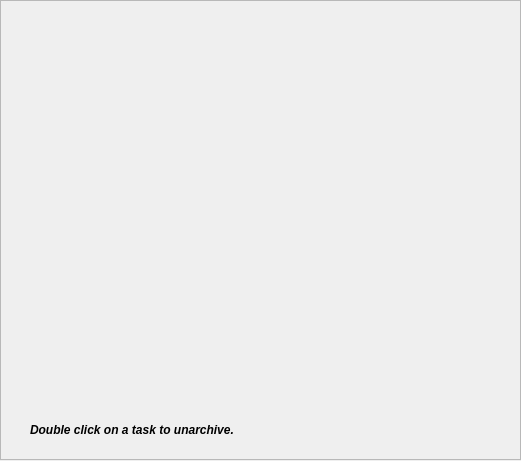
<?xml version="1.0" encoding="UTF-8"?>
<ui version="4.0">
 <class>archived</class>
 <widget class="QWidget" name="archived">
  <property name="geometry">
   <rect>
    <x>0</x>
    <y>0</y>
    <width>521</width>
    <height>461</height>
   </rect>
  </property>
  <property name="windowTitle">
   <string>Form</string>
  </property>
  <widget class="QFrame" name="frame">
   <property name="geometry">
    <rect>
     <x>0</x>
     <y>0</y>
     <width>521</width>
     <height>460</height>
    </rect>
   </property>
   <property name="styleSheet">
    <string notr="true">background:&quot;#99d8ea&quot;
</string>
   </property>
   <property name="frameShape">
    <enum>QFrame::StyledPanel</enum>
   </property>
   <property name="frameShadow">
    <enum>QFrame::Raised</enum>
   </property>
   <widget class="QScrollArea" name="scroll">
    <property name="geometry">
     <rect>
      <x>30</x>
      <y>30</y>
      <width>451</width>
      <height>381</height>
     </rect>
    </property>
    <property name="styleSheet">
     <string notr="true">border:none;</string>
    </property>
    <property name="widgetResizable">
     <bool>true</bool>
    </property>
    <widget class="QWidget" name="scrollAreaWidgetContents">
     <property name="geometry">
      <rect>
       <x>0</x>
       <y>0</y>
       <width>451</width>
       <height>381</height>
      </rect>
     </property>
    </widget>
   </widget>
   <widget class="QLabel" name="label">
    <property name="geometry">
     <rect>
      <x>30</x>
      <y>420</y>
      <width>451</width>
      <height>20</height>
     </rect>
    </property>
    <property name="font">
     <font>
      <italic>true</italic>
      <bold>true</bold>
     </font>
    </property>
    <property name="styleSheet">
     <string notr="true">color:black;</string>
    </property>
    <property name="text">
     <string>Double click on a task to unarchive.</string>
    </property>
   </widget>
  </widget>
 </widget>
 <resources/>
 <connections/>
</ui>
